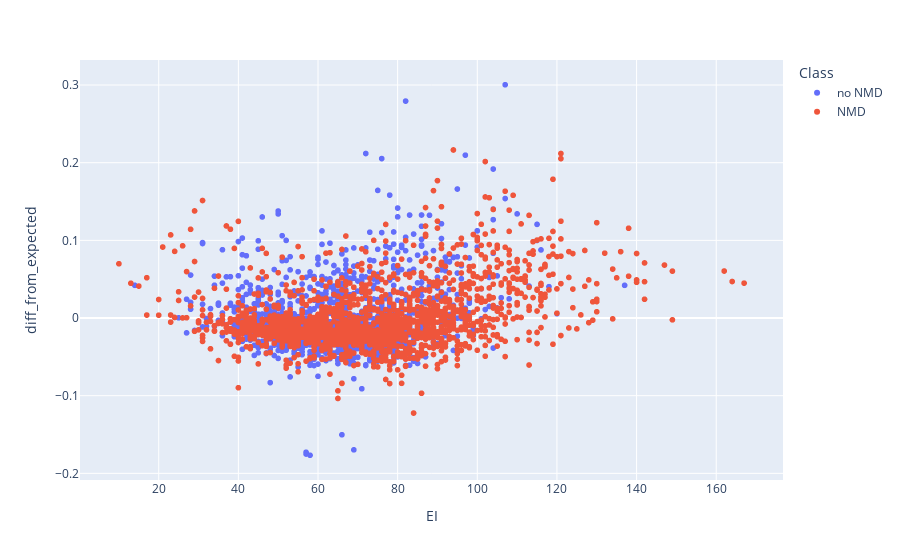

The notebook cell this image was saved under:
### Code cell
import plotly.express as px
px.scatter(att_scores,x='EI',y='diff_from_expected',color='Class')

### Figure 1 — Plotly figure (JSON) as saved in the notebook; plotly's stock layout.template omitted (floating-point values rounded to 4 significant figures; data arrays with more than 128 entries replaced by an {"elided": "..."} marker saying what was removed)
{"data": [{"hovertemplate": "Class=no NMD<br>EI=%{x}<br>diff_from_expected=%{y}<extra></extra>", "legendgroup": "no NMD", "marker": {"color": "#636efa", "symbol": "circle"}, "mode": "markers", "name": "no NMD", "showlegend": true, "type": "scattergl", "x": {"elided": "1363 int values"}, "xaxis": "x", "y": {"elided": "1363 float values"}, "yaxis": "y"}, {"hovertemplate": "Class=NMD<br>EI=%{x}<br>diff_from_expected=%{y}<extra></extra>", "legendgroup": "NMD", "marker": {"color": "#EF553B", "symbol": "circle"}, "mode": "markers", "name": "NMD", "showlegend": true, "type": "scattergl", "x": {"elided": "1856 int values"}, "xaxis": "x", "y": {"elided": "1856 float values"}, "yaxis": "y"}], "layout": {"legend": {"title": {"text": "Class"}, "tracegroupgap": 0}, "margin": {"t": 60}, "xaxis": {"anchor": "y", "domain": [0, 1], "title": {"text": "EI"}}, "yaxis": {"anchor": "x", "domain": [0, 1], "title": {"text": "diff_from_expected"}}}}
